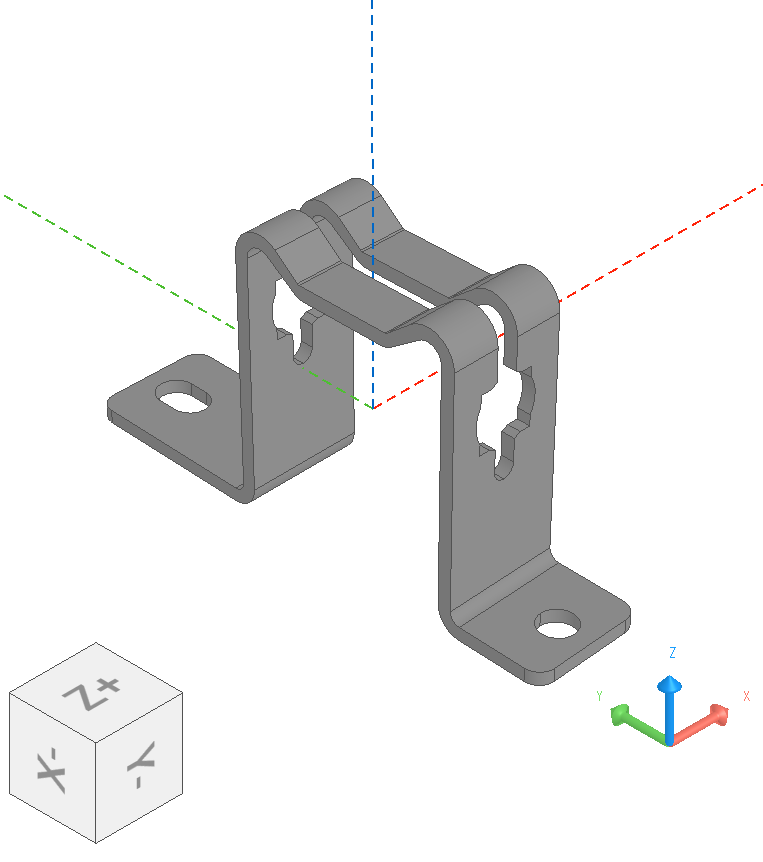
#> input picture Sample Images/11.png, 763 x 862 px
$ python -i implementation.py   (imports and definitions only)
#> lines starting #> are read from the running program, lines starting #| are printed output that depends on the picture; after the words box and inside, x2 and y2 are one past the last pixel; in counts of white or black regions, pixels touching at a corner belong together
import json
import cv2
import numpy as np
from transformers import pipeline

# Load knowledge base
# [2 lines not run here, left out]

# Load Hugging Face LLM
try:
    generator = pipeline("text-generation", model="EleutherAI/gpt-neo-1.3B")
except:
    print("⚠️ Warning: Large model failed to load. Switching to a smaller model...")
    generator = pipeline("text-generation", model="EleutherAI/gpt-neo-125M")  # Fallback to a smaller model

# Function to process image and detect shape
def process_image(image_path):
#> called with image_path = 'Sample Images/11.png'
    image = cv2.imread(image_path, cv2.IMREAD_GRAYSCALE)
#> image: shape (862, 763); min 82, max 255, mean 234.9

    if image is None:
        raise FileNotFoundError(f"Error: Could not load image from {image_path}. Please check the file path.")

    # Apply edge detection
    edges = cv2.Canny(image, 50, 150)
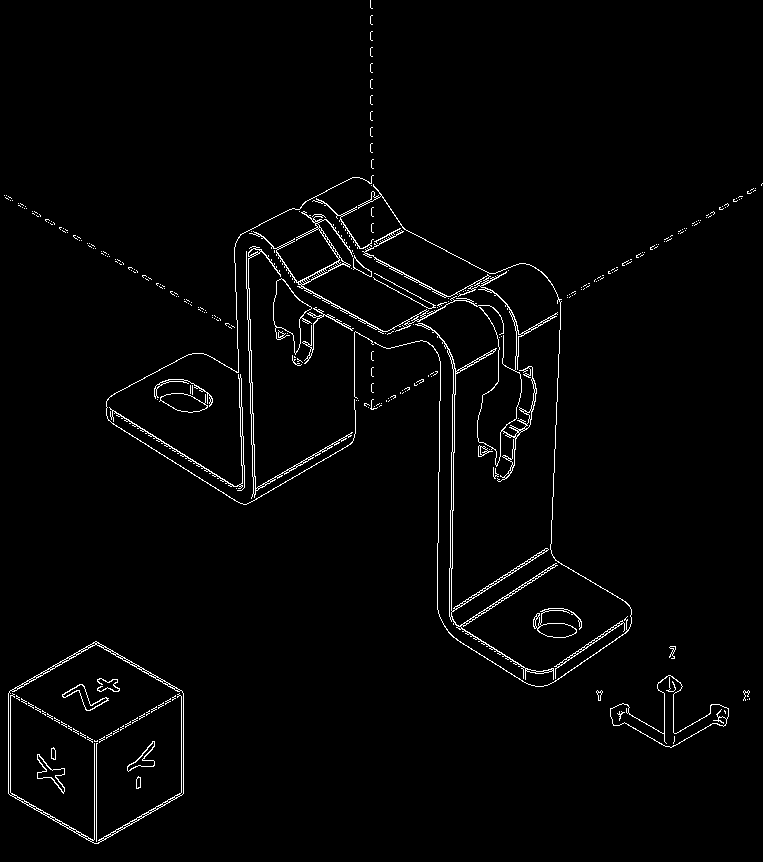
#> edges: shape (862, 763); 2% white in thin lines or dots

    # Find contours
    contours, _ = cv2.findContours(edges, cv2.RETR_EXTERNAL, cv2.CHAIN_APPROX_SIMPLE)
#> contours = 256 contours, 236 with area under 20; largest, box (x1, y1, x2, y2) and area: (8, 641, 184, 844) 26698, (610, 675, 729, 748) 2298, (415, 323, 558, 680) 1406, (273, 278, 312, 355) 1362, (362, 228, 558, 482) 934

    if not contours:
        return "No shape detected"

    shape_description = "Unknown shape"

    for contour in contours:
        approx = cv2.approxPolyDP(contour, 0.02 * cv2.arcLength(contour, True), True)
        num_sides = len(approx)

        if num_sides == 3:
            shape_description = "Triangular component"
        elif num_sides == 4:
            shape_description = "Rectangular or square component"
        elif num_sides > 5:
            shape_description = "Circular or complex component"
        else:
            shape_description = "Irregular geometry"
#> this loop made 256 passes
#> (contour, approx, num_sides, shape_description) on pass 17: ([[380, 405], [379, 406], [380, 405], [381, 405]], [[381, 405], [380, 405], [379, 406], [380, 405]], 4, 'Rectangular or square component')
#> (approx, num_sides, shape_description) on passes 1, 2, 10, 12, 14, 15: ([[747, 699]], 1, 'Irregular geometry'), ([[749, 698], [749, 699]], 2, 'Irregular geometry'), ([[236, 488]], 1, 'Irregular geometry'), ([[489, 449]], 1, 'Irregular geometry'), ([[518, 418]], 1, 'Irregular geometry'), ([[368, 407]], 1, 'Irregular geometry')

    return shape_description

# Function to get fastener and manufacturing recommendations
# [72 lines left out: function get_recommendation_from_shape, not called in this run]

# Main execution
# [11 lines not run here, left out]

>>> result = process_image('Sample Images/11.png')
#> result = 'Circular or complex component'
